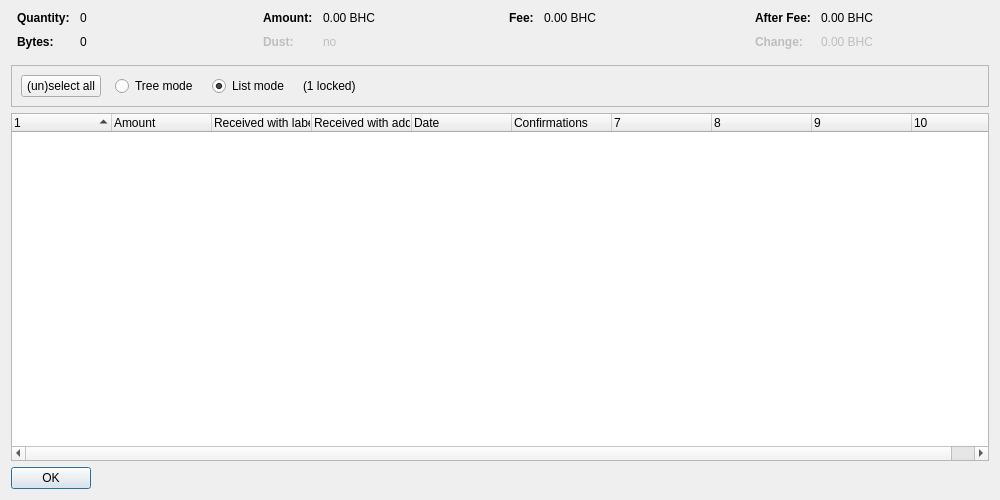
<?xml version="1.0" encoding="UTF-8"?>
<ui version="4.0">
 <class>CoinControlDialog</class>
 <widget class="QDialog" name="CoinControlDialog">
  <property name="geometry">
   <rect>
    <x>0</x>
    <y>0</y>
    <width>1000</width>
    <height>500</height>
   </rect>
  </property>
  <property name="windowTitle">
   <string>Coin Selection</string>
  </property>
  <layout class="QVBoxLayout" name="verticalLayout">
   <item>
    <layout class="QHBoxLayout" name="horizontalLayoutTop" stretch="0,0,0,0">
     <property name="topMargin">
      <number>0</number>
     </property>
     <property name="bottomMargin">
      <number>10</number>
     </property>
     <item>
      <layout class="QFormLayout" name="formLayoutCoinControl1">
       <property name="horizontalSpacing">
        <number>10</number>
       </property>
       <property name="verticalSpacing">
        <number>10</number>
       </property>
       <property name="leftMargin">
        <number>6</number>
       </property>
       <property name="rightMargin">
        <number>6</number>
       </property>
       <item row="0" column="0">
        <widget class="QLabel" name="labelCoinControlQuantityText">
         <property name="font">
          <font>
           <weight>75</weight>
           <bold>true</bold>
          </font>
         </property>
         <property name="text">
          <string>Quantity:</string>
         </property>
        </widget>
       </item>
       <item row="0" column="1">
        <widget class="QLabel" name="labelCoinControlQuantity">
         <property name="cursor">
          <cursorShape>IBeamCursor</cursorShape>
         </property>
         <property name="contextMenuPolicy">
          <enum>Qt::ActionsContextMenu</enum>
         </property>
         <property name="text">
          <string notr="true">0</string>
         </property>
         <property name="textInteractionFlags">
          <set>Qt::LinksAccessibleByMouse|Qt::TextSelectableByKeyboard|Qt::TextSelectableByMouse</set>
         </property>
        </widget>
       </item>
       <item row="1" column="0">
        <widget class="QLabel" name="labelCoinControlBytesText">
         <property name="font">
          <font>
           <weight>75</weight>
           <bold>true</bold>
          </font>
         </property>
         <property name="text">
          <string>Bytes:</string>
         </property>
        </widget>
       </item>
       <item row="1" column="1">
        <widget class="QLabel" name="labelCoinControlBytes">
         <property name="cursor">
          <cursorShape>IBeamCursor</cursorShape>
         </property>
         <property name="contextMenuPolicy">
          <enum>Qt::ActionsContextMenu</enum>
         </property>
         <property name="text">
          <string notr="true">0</string>
         </property>
         <property name="textInteractionFlags">
          <set>Qt::LinksAccessibleByMouse|Qt::TextSelectableByKeyboard|Qt::TextSelectableByMouse</set>
         </property>
        </widget>
       </item>
      </layout>
     </item>
     <item>
      <layout class="QFormLayout" name="formLayoutCoinControl2">
       <property name="horizontalSpacing">
        <number>10</number>
       </property>
       <property name="verticalSpacing">
        <number>10</number>
       </property>
       <property name="leftMargin">
        <number>6</number>
       </property>
       <property name="rightMargin">
        <number>6</number>
       </property>
       <item row="0" column="0">
        <widget class="QLabel" name="labelCoinControlAmountText">
         <property name="font">
          <font>
           <weight>75</weight>
           <bold>true</bold>
          </font>
         </property>
         <property name="text">
          <string>Amount:</string>
         </property>
        </widget>
       </item>
       <item row="0" column="1">
        <widget class="QLabel" name="labelCoinControlAmount">
         <property name="cursor">
          <cursorShape>IBeamCursor</cursorShape>
         </property>
         <property name="contextMenuPolicy">
          <enum>Qt::ActionsContextMenu</enum>
         </property>
         <property name="text">
          <string notr="true">0.00 BHC</string>
         </property>
         <property name="textInteractionFlags">
          <set>Qt::LinksAccessibleByMouse|Qt::TextSelectableByKeyboard|Qt::TextSelectableByMouse</set>
         </property>
        </widget>
       </item>
       <item row="1" column="0">
        <widget class="QLabel" name="labelCoinControlLowOutputText">
         <property name="enabled">
          <bool>false</bool>
         </property>
         <property name="font">
          <font>
           <weight>75</weight>
           <bold>true</bold>
          </font>
         </property>
         <property name="text">
          <string>Dust:</string>
         </property>
        </widget>
       </item>
       <item row="1" column="1">
        <widget class="QLabel" name="labelCoinControlLowOutput">
         <property name="enabled">
          <bool>false</bool>
         </property>
         <property name="cursor">
          <cursorShape>IBeamCursor</cursorShape>
         </property>
         <property name="contextMenuPolicy">
          <enum>Qt::ActionsContextMenu</enum>
         </property>
         <property name="text">
          <string notr="true">no</string>
         </property>
         <property name="textInteractionFlags">
          <set>Qt::LinksAccessibleByMouse|Qt::TextSelectableByKeyboard|Qt::TextSelectableByMouse</set>
         </property>
        </widget>
       </item>
      </layout>
     </item>
     <item>
      <layout class="QFormLayout" name="formLayoutCoinControl3">
       <property name="horizontalSpacing">
        <number>10</number>
       </property>
       <property name="verticalSpacing">
        <number>10</number>
       </property>
       <property name="leftMargin">
        <number>6</number>
       </property>
       <property name="rightMargin">
        <number>6</number>
       </property>
       <item row="0" column="0">
        <widget class="QLabel" name="labelCoinControlFeeText">
         <property name="font">
          <font>
           <weight>75</weight>
           <bold>true</bold>
          </font>
         </property>
         <property name="text">
          <string>Fee:</string>
         </property>
        </widget>
       </item>
       <item row="0" column="1">
        <widget class="QLabel" name="labelCoinControlFee">
         <property name="cursor">
          <cursorShape>IBeamCursor</cursorShape>
         </property>
         <property name="contextMenuPolicy">
          <enum>Qt::ActionsContextMenu</enum>
         </property>
         <property name="text">
          <string notr="true">0.00 BHC</string>
         </property>
         <property name="textInteractionFlags">
          <set>Qt::LinksAccessibleByMouse|Qt::TextSelectableByKeyboard|Qt::TextSelectableByMouse</set>
         </property>
        </widget>
       </item>
      </layout>
     </item>
     <item>
      <layout class="QFormLayout" name="formLayoutCoinControl4">
       <property name="horizontalSpacing">
        <number>10</number>
       </property>
       <property name="verticalSpacing">
        <number>10</number>
       </property>
       <property name="leftMargin">
        <number>6</number>
       </property>
       <property name="rightMargin">
        <number>6</number>
       </property>
       <item row="0" column="0">
        <widget class="QLabel" name="labelCoinControlAfterFeeText">
         <property name="font">
          <font>
           <weight>75</weight>
           <bold>true</bold>
          </font>
         </property>
         <property name="text">
          <string>After Fee:</string>
         </property>
        </widget>
       </item>
       <item row="0" column="1">
        <widget class="QLabel" name="labelCoinControlAfterFee">
         <property name="cursor">
          <cursorShape>IBeamCursor</cursorShape>
         </property>
         <property name="contextMenuPolicy">
          <enum>Qt::ActionsContextMenu</enum>
         </property>
         <property name="text">
          <string notr="true">0.00 BHC</string>
         </property>
         <property name="textInteractionFlags">
          <set>Qt::LinksAccessibleByMouse|Qt::TextSelectableByKeyboard|Qt::TextSelectableByMouse</set>
         </property>
        </widget>
       </item>
       <item row="1" column="0">
        <widget class="QLabel" name="labelCoinControlChangeText">
         <property name="enabled">
          <bool>false</bool>
         </property>
         <property name="font">
          <font>
           <weight>75</weight>
           <bold>true</bold>
          </font>
         </property>
         <property name="text">
          <string>Change:</string>
         </property>
        </widget>
       </item>
       <item row="1" column="1">
        <widget class="QLabel" name="labelCoinControlChange">
         <property name="enabled">
          <bool>false</bool>
         </property>
         <property name="cursor">
          <cursorShape>IBeamCursor</cursorShape>
         </property>
         <property name="contextMenuPolicy">
          <enum>Qt::ActionsContextMenu</enum>
         </property>
         <property name="text">
          <string notr="true">0.00 BHC</string>
         </property>
         <property name="textInteractionFlags">
          <set>Qt::LinksAccessibleByMouse|Qt::TextSelectableByKeyboard|Qt::TextSelectableByMouse</set>
         </property>
        </widget>
       </item>
      </layout>
     </item>
    </layout>
   </item>
   <item>
    <widget class="QFrame" name="frame">
     <property name="minimumSize">
      <size>
       <width>0</width>
       <height>40</height>
      </size>
     </property>
     <property name="frameShape">
      <enum>QFrame::StyledPanel</enum>
     </property>
     <property name="frameShadow">
      <enum>QFrame::Sunken</enum>
     </property>
     <layout class="QHBoxLayout" name="horizontalLayout">
      <item>
       <layout class="QHBoxLayout" name="horizontalLayoutPanel" stretch="0,0,0,0,0">
        <property name="spacing">
         <number>14</number>
        </property>
        <item>
         <widget class="QPushButton" name="pushButtonSelectAll">
          <property name="sizePolicy">
           <sizepolicy hsizetype="Maximum" vsizetype="Fixed">
            <horstretch>0</horstretch>
            <verstretch>0</verstretch>
           </sizepolicy>
          </property>
          <property name="text">
           <string>(un)select all</string>
          </property>
          <property name="autoDefault">
           <bool>false</bool>
          </property>
         </widget>
        </item>
        <item>
         <widget class="QRadioButton" name="radioTreeMode">
          <property name="sizePolicy">
           <sizepolicy hsizetype="Maximum" vsizetype="Fixed">
            <horstretch>0</horstretch>
            <verstretch>0</verstretch>
           </sizepolicy>
          </property>
          <property name="text">
           <string>Tree mode</string>
          </property>
         </widget>
        </item>
        <item>
         <widget class="QRadioButton" name="radioListMode">
          <property name="sizePolicy">
           <sizepolicy hsizetype="Maximum" vsizetype="Fixed">
            <horstretch>0</horstretch>
            <verstretch>0</verstretch>
           </sizepolicy>
          </property>
          <property name="text">
           <string>List mode</string>
          </property>
          <property name="checked">
           <bool>true</bool>
          </property>
         </widget>
        </item>
        <item>
         <widget class="QLabel" name="labelLocked">
          <property name="text">
           <string notr="true">(1 locked)</string>
          </property>
         </widget>
        </item>
        <item>
         <spacer name="horizontalSpacer">
          <property name="orientation">
           <enum>Qt::Horizontal</enum>
          </property>
          <property name="sizeHint" stdset="0">
           <size>
            <width>40</width>
            <height>20</height>
           </size>
          </property>
         </spacer>
        </item>
       </layout>
      </item>
     </layout>
    </widget>
   </item>
   <item>
    <widget class="CoinControlTreeWidget" name="treeWidget">
     <property name="contextMenuPolicy">
      <enum>Qt::CustomContextMenu</enum>
     </property>
     <property name="sortingEnabled">
      <bool>false</bool>
     </property>
     <property name="columnCount">
      <number>10</number>
     </property>
     <attribute name="headerShowSortIndicator" stdset="0">
      <bool>true</bool>
     </attribute>
     <attribute name="headerStretchLastSection">
      <bool>false</bool>
     </attribute>
     <column>
      <property name="text">
       <string/>
      </property>
     </column>
     <column>
      <property name="text">
       <string>Amount</string>
      </property>
     </column>
     <column>
      <property name="text">
       <string>Received with label</string>
      </property>
     </column>
     <column>
      <property name="text">
       <string>Received with address</string>
      </property>
     </column>
     <column>
      <property name="text">
       <string>Date</string>
      </property>
     </column>
     <column>
      <property name="text">
       <string>Confirmations</string>
      </property>
      <property name="toolTip">
       <string>Confirmed</string>
      </property>
     </column>
     <column>
      <property name="text">
       <string/>
      </property>
     </column>
     <column>
      <property name="text">
       <string/>
      </property>
     </column>
     <column>
      <property name="text">
       <string/>
      </property>
     </column>
     <column>
      <property name="text">
       <string/>
      </property>
     </column>
    </widget>
   </item>
   <item>
    <widget class="QDialogButtonBox" name="buttonBox">
     <property name="sizePolicy">
      <sizepolicy hsizetype="Maximum" vsizetype="Fixed">
       <horstretch>0</horstretch>
       <verstretch>0</verstretch>
      </sizepolicy>
     </property>
     <property name="orientation">
      <enum>Qt::Horizontal</enum>
     </property>
     <property name="standardButtons">
      <set>QDialogButtonBox::Ok</set>
     </property>
    </widget>
   </item>
  </layout>
 </widget>
 <customwidgets>
  <customwidget>
   <class>CoinControlTreeWidget</class>
   <extends>QTreeWidget</extends>
   <header>coincontroltreewidget.h</header>
  </customwidget>
 </customwidgets>
 <resources/>
 <connections/>
</ui>
